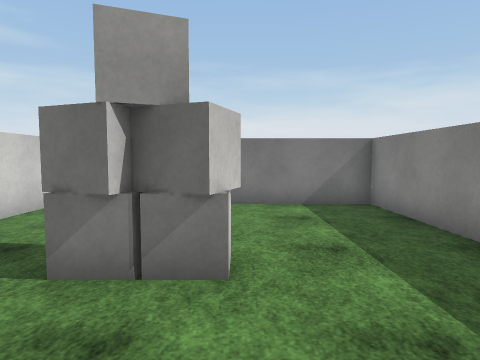
View 1 (above)

17 first-person views from a walk through a 3-D level made in the Unity game engine. The camera is 1.4 m above the floor, tilts 4° down and sees 75° across. The floor is counted in squares, 1 m on a side. Each view is taken from the middle of a square. On the plan, view 1 faces up. The plan holds only what a view shows up to about 14 squares ahead; the rest is blank. The player is left out. Door leaves are left out, so doorways stand open. Surface patterns are stand-ins for the level's own textures.

View 2
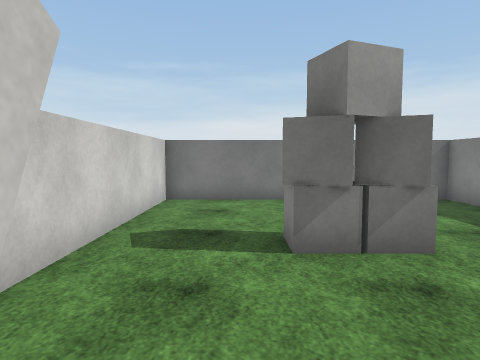

View 3
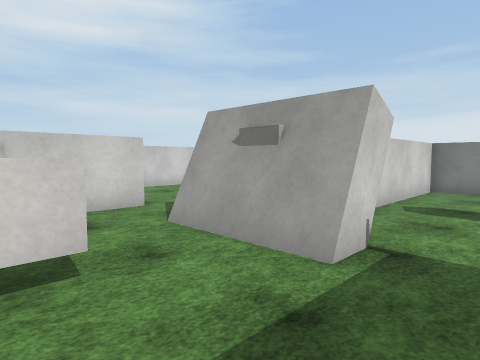

View 4
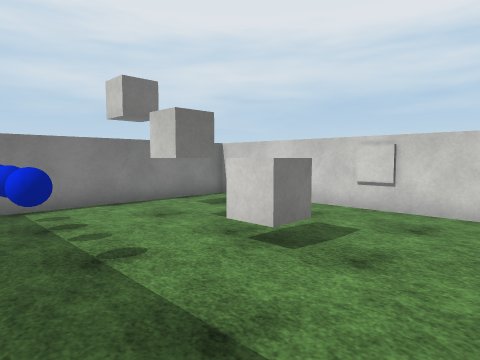

View 5
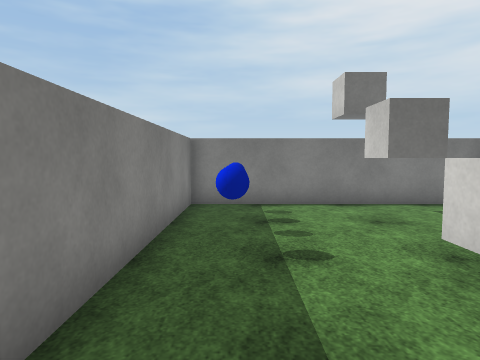

View 6
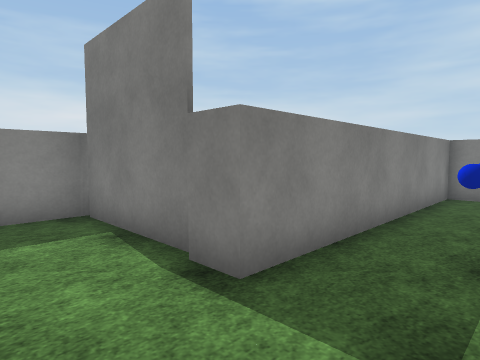

View 7
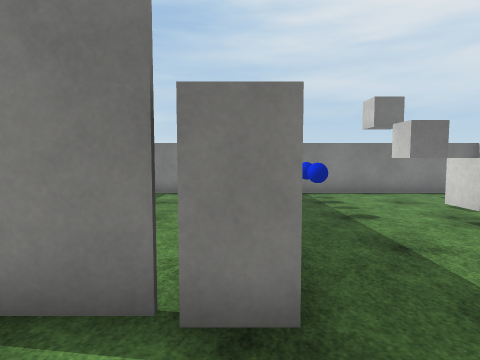

View 8
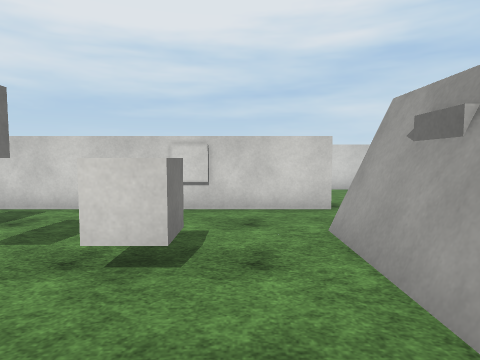

View 9
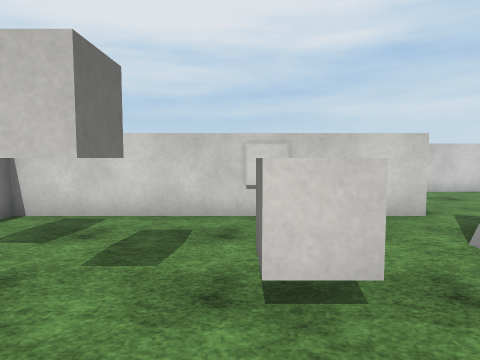

View 10
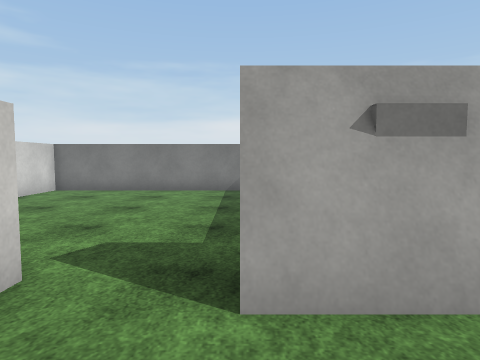

View 11
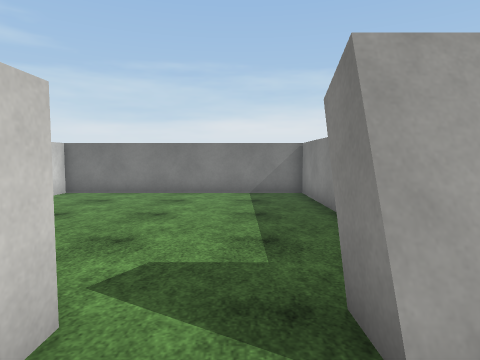

View 12
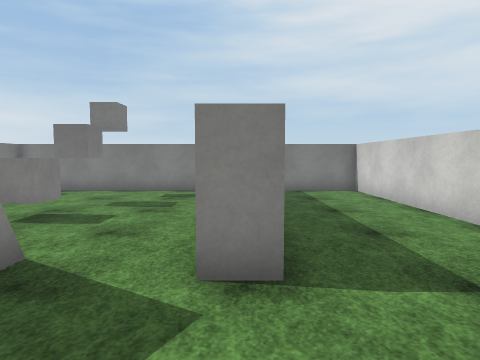

View 13
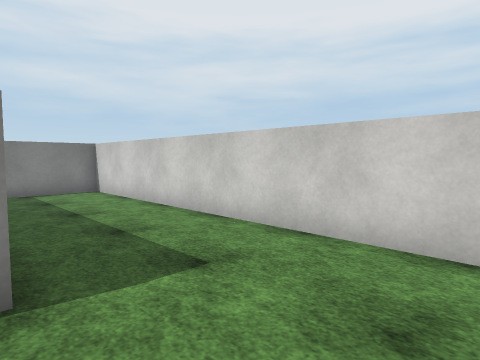

View 14
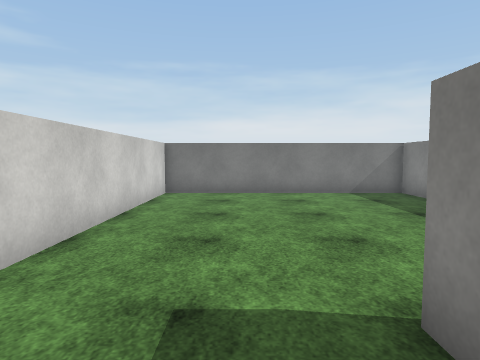

View 15
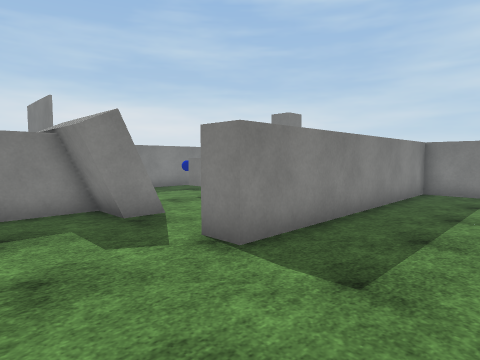

View 16
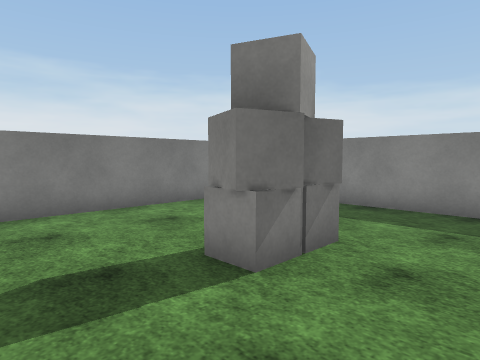

View 17
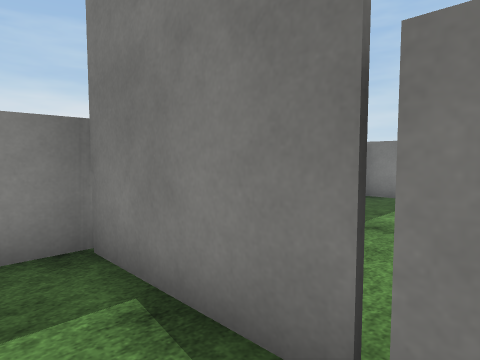

### Floor plan
Points are (right, up) in squares from view 1. A wall is a line through its corners. A room is listed if a view was taken in it or the views show most of it. See-through windows are left out.
Room 1 (views 1, 6, 7, 16, 17)
walls: (-4, 0.6) (-4, -0.5); (-1.5, -0.5) (-0.5, -0.5); (-0.2, -0.7) (4, -0.7) (4, 9.5) (-5.5, 9.5) (-5.5, 2.2)
ways out: opening at (-2.5, -1) to room 2; gap at (0, -1)
objects: cube (-2, 4); cube (-2, 5); cube (-1, 4) to (0, 4); cube (-1, 5)
Room 2 (views 2, 3, 4, 5, 8, 9, 10, 11)
walls: (-4, -0.9) (-8, -0.9); (-6.5, -0.5) (-8, -0.5); (-4, -0.7) (-8, -0.7); (-4, -0.5) (-5.5, -0.5); (-10.5, -0.5) (-10.5, -10.5) (-1.5, -10.5) (-1.5, -0.5)
low walls: (-4, -1.1) (-8, -1.1)
ways out: opening at (-2.5, -1) to room 1; open door at (-9, -0.5) to room 3
objects: cube (-6, -7) to (-6, -6); cube (-6, -5) to (-6, -4); other object (-3, -8); blue ball (-3, -7); blue ball (-3, -6)
Room 3 (views 12, 13, 14, 15)
walls: (-8, 0.5) (-6.5, 0.5); (-8, 0.3) (-6.5, 0.3); (-6.5, -0.1) (-6.5, 2); (-6.5, 5.1) (-6.5, 9.5) (-16, 9.5) (-16, -10.5) (-11.5, -10.5) (-11.5, -0.5) (-10.5, -0.5)
low walls: (-8, 0.1) (-6.5, 0.1); (-8, -0.1) (-6.5, -0.1)
ways out: open door at (-9, -0.5) to room 2

Positions as (right, up) in squares from view 1, and headings:
1: (0, 0), facing up
2: (-3, -1), facing up
3: (-2, -5), facing up-left
4: (-2, -1), facing down-left
5: (-3, -1), facing down
6: (-4, 2), facing down-right
7: (-1, 2), facing down
8: (-2, -3), facing left
9: (-3, -5), facing left
10: (-8, -4), facing up
11: (-9, -3), facing up
12: (-11, 3), facing down
13: (-11, 3), facing down-left
14: (-13, -3), facing up
15: (-15, 3), facing down-right
16: (-5, 1), facing up-right
17: (-1, 1), facing down-right
